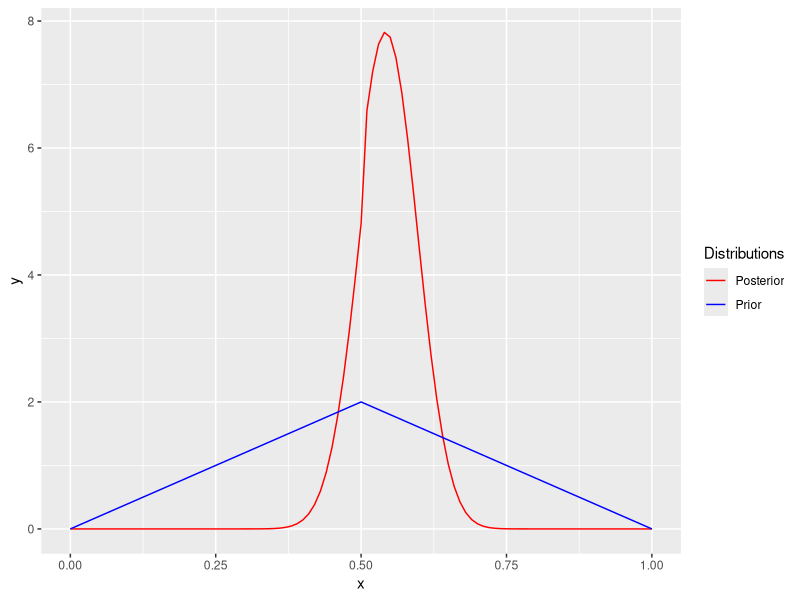
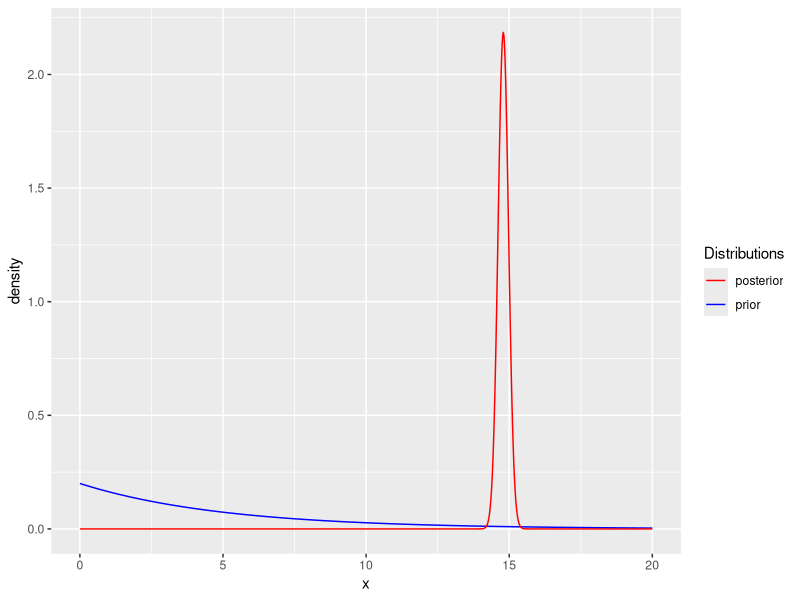

Recreate these plots in R, in order.
list.of.packages = c("ggplot2")
new.packages = list.of.packages[!(list.of.packages %in% installed.packages()[,"Package"])]
if(length(new.packages)) install.packages(new.packages)

library(ggplot2)

### PROBLEM 2
prior = function(theta) {
  ifelse(theta>=0 & theta <=0.5, 4*theta, ifelse(theta > 0.5 & theta <= 1, 4-4*theta,0))
}

likelihood = function(theta, n, success){theta^success*(1-theta)^(n-success)}

marginal_y = function(theta) {
  ifelse(theta>=0 & theta <=0.5, choose(82,45)*4*theta*likelihood(theta,82,45), 
  ifelse(theta > 0.5 & theta <= 1, choose(82,45)*(4-4*theta)*likelihood(theta,82,45),0))
}

# evaluate marginal of y at y=45
integrate(marginal_y,0,1)

posterior_R1 = function(theta) {dbeta(theta,45+2,82-45+1)}
a = integrate(posterior_R1,0,.5)$value
posterior_R2 = function(theta) {dbeta(theta,45+1,82-45+2)}
b = integrate(posterior_R2,0.5,1)$value
c1 = a/(a+b)
c2 = 1-c1

posterior = function(theta) {
  ifelse(theta>=0 & theta <=0.5, (c1/a)*dbeta(theta,45+2,82-45+1),
  ifelse(theta > 0.5 & theta <= 1, (c2/b)*dbeta(theta,45+1,82-45+2),0))
}

posterior_mean = function(theta) {
  ifelse(theta>=0 & theta <=0.5, theta*(c1/a)*dbeta(theta,45+2,82-45+1),
  ifelse(theta > 0.5 & theta <= 1, theta*(c2/b)*dbeta(theta,45+1,82-45+2),0))
}

# posterior mean of theta
mean = integrate(posterior_mean, 0,1)$value

posterior_second_moment = function(theta) {
  ifelse(theta>=0 & theta <=0.5, theta^2*(c1/a)*dbeta(theta,45+2,82-45+1),
  ifelse(theta > 0.5 & theta <= 1, theta^2*(c2/b)*dbeta(theta,45+1,82-45+2),0))
}

variance = integrate(posterior_second_moment,0,1)$value - mean^2

ggplot(data.frame(x=c(0, 1)), aes(x)) + stat_function(fun=posterior, aes(colour="Posterior")) + stat_function(fun=prior, aes(colour="Prior"))+
  scale_colour_manual("Distributions", values = c("red", "blue"))

### PROBLEM 3
# prior distribution of the mean - exponential with rate parameter = 1/5
x = seq(0, 20, length=1000)
density = dexp(x, rate = 1/5)
m = ((120*14.8)/4 - .2)/(120/4)
v = 4/120
posterior = dnorm(x, mean=m, sd = sqrt(v))
df = data.frame(cbind(x,density, posterior))
ggplot(df, aes(x)) + geom_line(aes(y=density, colour="prior")) + geom_line(aes(y=posterior, color="posterior"))+
  scale_colour_manual("Distributions", values = c("red", "blue"))

